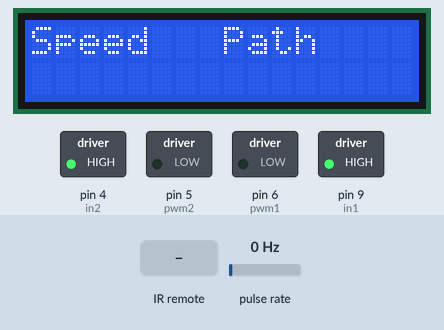
A sketch run on a simulated Arduino Uno, built with avr-gcc and run on an emulated ATmega328P. On the bench: 16×2 character LCD, switched loads named in the sketch (green lamp = pin HIGH). Wiring (inferred from the names in the program): pulse sensor: data pin 2. The test bench sets the inputs (shaded band); at power-on: pulse rate 0 Hz.

Above: at 1.2 s.
1.3 s: pulse rate (sensor on pin 2) set to 2 Hz
At 1.81 s:
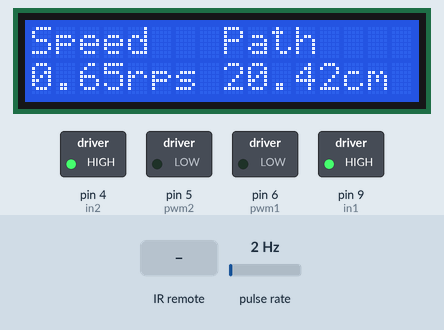
4.3 s: pulse rate (sensor on pin 2) set to 196 Hz
At 4.52 s:
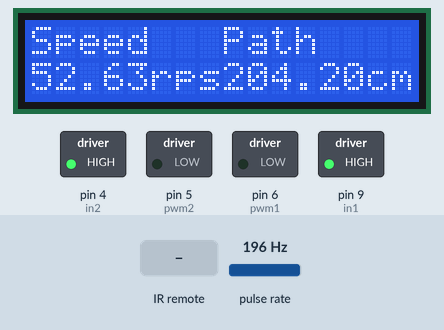
7.3 s: infrared code 0xFD9867 received
At 7.59 s:
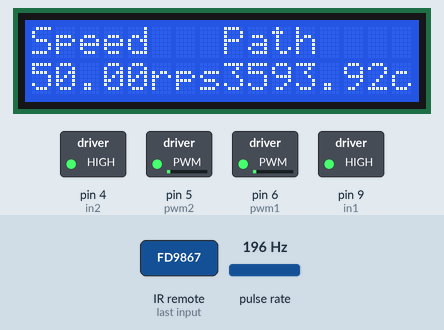
9.8 s: infrared code 0xFD8877 received
At 12.76 s:
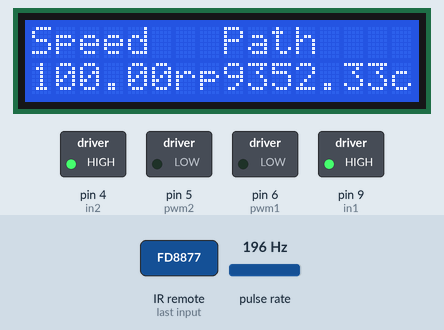
12.8 s: pulse rate (sensor on pin 2) set to 4 Hz
At 13.08 s:
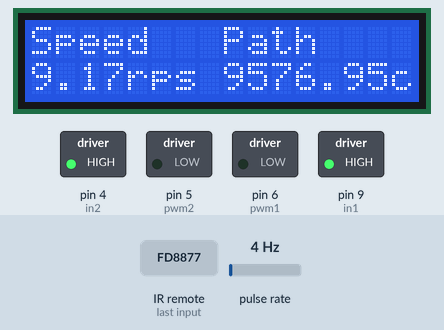
Timing chart, 0 to 15.3 s (numbered marks = the images above; inputs shaded):
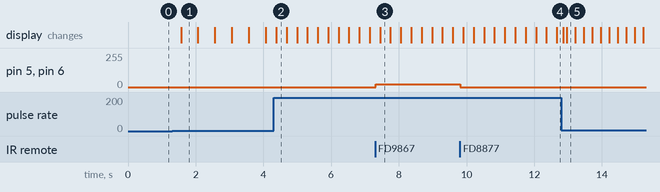

Measured:
- the behaviour switches between 0 and 1 Hz on pulse rate (sensor on pin 2) (found by bisection; images 0 and 1)
- after the input at 1.3 s, the display: changes after 0.27 s (image 1)
- after the input at 7.3 s, pin 5 (pwm2), pin 6 (pwm1): 0/255 → 20/255 at once
- after the input at 9.8 s, pin 5 (pwm2), pin 6 (pwm1): 20/255 → 0/255 at once
- what the display in image 1 shows lasts 0.5 s, from 1.6 s to 2.1 s

The sketch:

F9507KNIR6ITZU9.ino
```cpp
//MOTORS
//declaring the motor variables and current speed
int in1 = 9;
int pwm1 = 6;
int in2 = 4;
int pwm2 = 5;
int cspeed =0;

//ENCODER
//declaring the variables used for the encoder
int encoder=2;
float rps;
float rpm;
volatile byte pulses;
unsigned long timeold;
float s;

#include <Wire.h>  //including the wire library since the LCD is on I2C

//LCD
//declaring all things needed for LCD
#include <LCD.h>
#include <LiquidCrystal_I2C.h>
#define I2C_ADDR 0x3F
#define Rs_pin 0
#define Rw_pin 1
#define En_pin 2
#define BACKLIGHT_PIN 3
#define D4_pin 4
#define D5_pin 5
#define D6_pin 6
#define D7_pin 7
LiquidCrystal_I2C lcd(I2C_ADDR, En_pin, Rw_pin, Rs_pin, D4_pin, D5_pin, D6_pin, D7_pin);

//IR
//declaring all things needed for Infra red
#include <IRremote.h>
int RECV_PIN = 11;
IRrecv irrecv(RECV_PIN);
decode_results results;
#define code1 0xFD8877
#define code2 0xFD9867

//this subprogram will run when interrupt is triggered
void counter()
{
  pulses++; //every time this subprogram runs, the number of pulses is increased by 1
  s=s+20.42; //and the variable s is increased by 20.42cm, which is the circumference of my wheel, s stands for path
}

void setup() {
   irrecv.enableIRIn();

   lcd.begin (16, 2);
   lcd.setBacklightPin(BACKLIGHT_PIN, POSITIVE);
   lcd.setBacklight(HIGH);
   lcd.home ();
   lcd.print("Speed");
   lcd.setCursor(8,0);
   lcd.print("Path");

    pinMode(encoder,INPUT);
    pinMode(in1, OUTPUT);
    pinMode(in2, OUTPUT);
    pinMode(pwm1, OUTPUT);
    pinMode(pwm2, OUTPUT);

    digitalWrite(in1,HIGH);
    analogWrite(pwm1,cspeed);
    digitalWrite(in2,HIGH);
    analogWrite(pwm2,cspeed);

    attachInterrupt(0,counter,RISING);  //attaching the interrupt and declaring the variables, one of the interrupt pins on Nano is D2, and has to be declared as 0 here
    pulses=0;
    rps=0;
    rpm=0;
    timeold=0;
    s=0;
}

void loop() {
  if (irrecv.decode(&results)) { //part of the code for IR manipulation
  unsigned int vr= results.value;
  switch(vr) {
    case code1:
    if (cspeed!= 0) {
      cspeed=cspeed-20;
    }
    motors();
    break;

    case code2:
    cspeed=cspeed+20;
    motors();
    break;

  }
  irrecv.resume();
}
 if (pulses>=1) { //this part of the code calculates the rpm and rps in a way that every time the magnet passes by the sensor, the time between the pulses is measured and rpm and rps is calculated
    detachInterrupt(0);
    rpm = 60000.0/(millis()-timeold)*pulses;
    rps=rpm/60.0;
    timeold = millis();
    pulses=0;

    lcd.setCursor (0,1);
    lcd.print(rps);
    lcd.print("rps ");
    lcd.setCursor(8,1);
    lcd.print(s);
    lcd.print("cm");
    attachInterrupt(0,counter,RISING);
  }
}

void motors()
{
  digitalWrite(in1,HIGH);
  analogWrite(pwm1,cspeed);
  digitalWrite(in2,HIGH);
  analogWrite(pwm2,cspeed);
}
```
